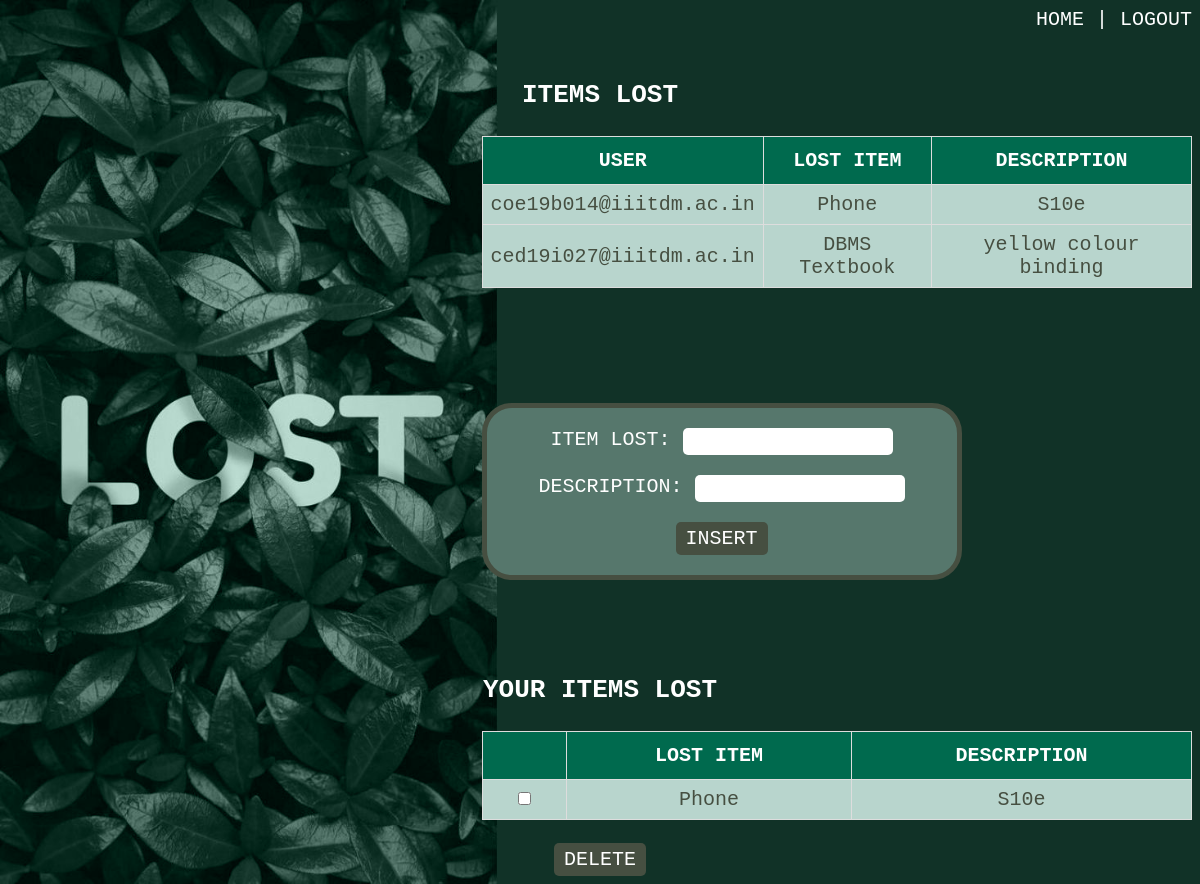
Page /lost_found.php (signed in) on the committed database.
### tables this page shows
CREATE TABLE `lost` (
  `username` varchar(50) NOT NULL,
  `item` varchar(100) NOT NULL,
  `des` varchar(200) NOT NULL
);

### lost_found.php (the view, shortened to what this page needs)
<!DOCTYPE html>
<html>
<head>
<link rel="stylesheet" href="external_css_lost.css">
</head>
<div class="logout">
  <a href="student_page.php">HOME |</a>
 <a href="logout.php"> LOGOUT</a>
 </div>
<p class="textlost">ITEMS LOST</p>
    <table class="right">
    <thead>
    <?php
        include('connection.php');
        $sql="select * from lost";
        $result=mysqli_query($con,$sql);
        if(mysqli_num_rows($result)>0)
        {
            echo "<tr>";
            echo "<th>USER</th>";
            echo "<th>LOST ITEM</th>";
            echo "<th>DESCRIPTION</th>";
            echo "</tr>";
        }
        else
        {
            echo "No items are lost!";
        }
        while($row=mysqli_fetch_array($result)):
    ?>
    </thead>
<tbody>
   <tr>
       <td><?php echo $row["username"];?></td>
       <td><?php echo $row["item"];?></td>
       <td><?php echo $row["des"];?></td>
    </tr><?php endwhile;?>
</tbody>
</table>
<form name="f3" action="insert_lost.php" method = "POST" class="works" >
            <p>
                <label> ITEM LOST: </label>
                <input type = "text" id ="item" name  = "item" />
            </p>
            <p>
                <label> DESCRIPTION: </label>
                <input type = "text" id ="desc" name  = "desc" />
            </p>
            <p>
                <input type =  "submit" id = "btn" value = "INSERT" />
            </p>
</form>
        <div class="centered">
        <?php
            include('display_lost_found.php');
        ?>
</html>

### display_lost_found.php (shortened to what this page needs)
<!DOCTYPE html>
<head>
<link rel="stylesheet" href="external_css_lost.css">
</head>
<p class="textlost">YOUR ITEMS LOST </p>
<form action="checkbox2.php" method="POST">
    <table class="right">
    <thead>
    <?php
        include('connection.php');
        $user=$_SESSION['user2'];
        $sql="select * from lost where username='$user'";
        $result=mysqli_query($con,$sql);
        if(mysqli_num_rows($result)>0)
        {
            echo "<tr>";
            echo "<th></th>";
            echo "<th>LOST ITEM</th>";
            echo "<th>DESCRIPTION</th>";
            echo "</tr>";
        }
        else
        {
            echo "none of your items are lost!";
        }
        while($row=mysqli_fetch_array($result)):
    ?>
<tbody>
   <tr>
       <td><input type="checkbox" name="ticked[]" value="<?php echo $row["item"];?>"></td>
       <td><?php echo $row["item"];?></td>
       <td><?php echo $row["des"];?></td>
    </tr><?php endwhile;?>
</tbody>
</table>
<input type =  "submit" id = "del" value = "DELETE" name="update">
</form>
</html>

### external_css_lost.css (style rules this page uses)
.right { margin-right: 0px; margin-left: auto; }
table { border: 1px solid black; border-collapse: collapse; width:60%; border-color:black; font-size: 20px; }
td { text-align: center; }
tr { background-color: #b8d5cd; }
a { text-decoration:none; color:white; }
td,th { border: 1px solid #ddd; padding: 8px; font-family: "Lucida Console", "Courier New", monospace; }
th { padding-top: 12px; padding-bottom: 12px; text-align: center; background-color: #006a4e; color: white; font-family: "Lucida Console", "Courier New", monospace; }
.logout { text-align: right; font-family: "Lucida Console", "Courier New", monospace; font-size:20px; }
.textlost { text-align: center; color: white; font-weight: bold; font-size:26px; }
.works { border-radius: 30px; width: 470px; border: 5px solid #464f41; background-color: #56776c; color:white; margin-left: 40%; }
#btn,#del { border-radius: 5px; background-color:#464f41; border: none; color: white; padding: 5px 10px; text-align: center; font-family: "Lucida Console", "Courier New", monospace; font-size: 20px; }
#item,#desc { border-radius: 5px; border: none; padding: 5px 10px; font-family: "Lucida Console", "Courier New", monospace; font-size: 15px; }

### rows in the picture
lost: username "coe19b014@iiitdm.ac.in", item "Phone", des "S10e"
lost: username "ced19i027@iiitdm.ac.in", item "DBMS Textbook", des "yellow colour binding"
